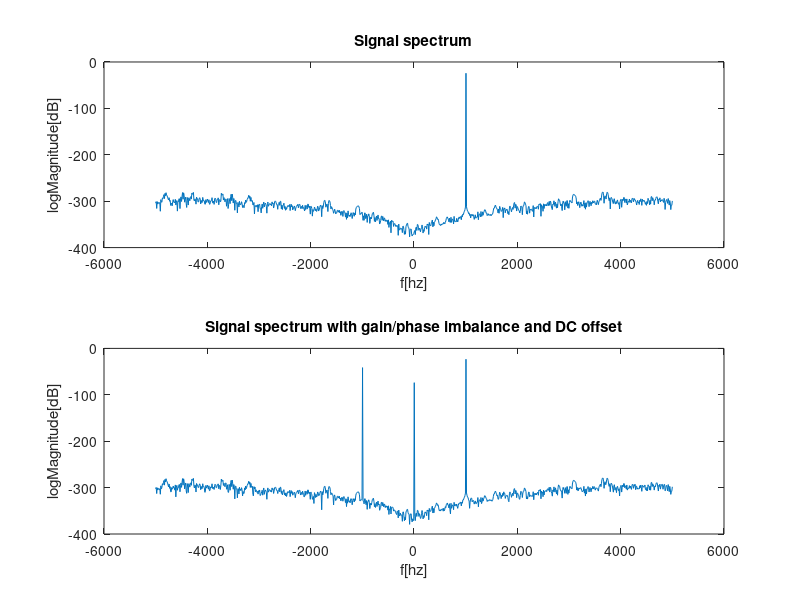
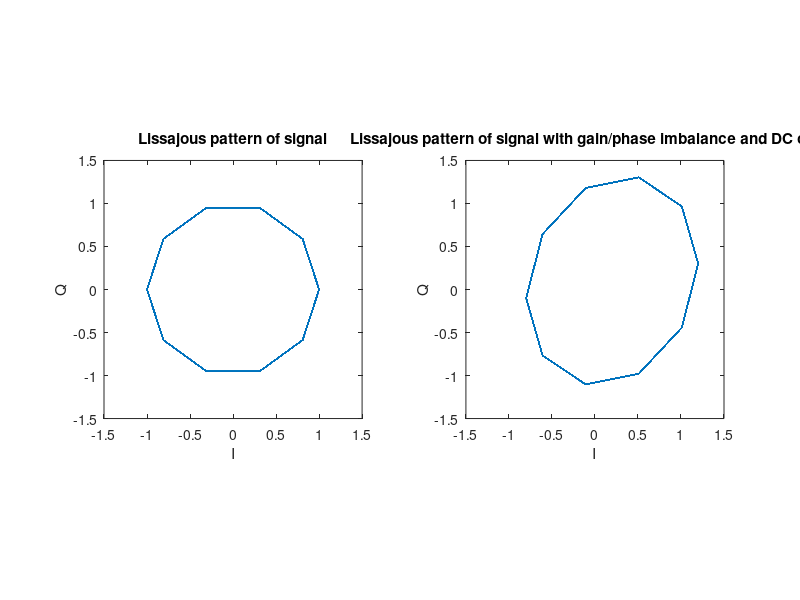

These charts were generated, in order, by the following MATLAB code: (Note: this script raises an error after producing the figures.)
clear
close all

% Task 1 a)
N = 1000;
f = 1000;
fs = 10000;
ws = fs*2*pi;
x0 = cos(2*pi*[0:999]*f/fs);
y0 = sin(2*pi*[0:999]*f/fs);
ee = 0.2;
aa = 0.2;
dc_x = 0.2;
dc_y =0.1;

x1 = x0 + dc_x;
y1 = (1+ee).*y0+aa.*x0+dc_y;



% Plot spectrum of signal
figure
ww = kaiser(1000,10)';
ww = ww/sum(ww);
subplot(2,1,1)
plot(linspace(-0.5,0.5,1000)*fs,fftshift(20*log10(abs(fft(x0+j*y0)).*ww)))
title('Signal spectrum')
xlabel('f[hz]')
ylabel('logMagnitude[dB]')

%Plot spectrum of signal with gain/phase imbalance and DC offset
subplot(2,1,2)

plot(linspace(-0.5,0.5,1000)*fs,fftshift(20*log10(abs(fft(x1+j*y1)).*ww)))
title('Signal spectrum with gain/phase imbalance and DC offset')
xlabel('f[hz]')
ylabel('logMagnitude[dB]')

% Plot Lissajous pattern of signal
figure
subplot(1,2,1)
plot(x0,imag(j*y0))
axis('square')
title('Lissajous pattern of signal')
xlabel('I')
ylabel('Q')
ylim([-1.5 1.5])
xlim([-1.5 1.5])

% Plot lissajous pattern of signal with DC offset and gain/phase imbalance
subplot(1,2,2)
plot(x1,imag(j*y1))
axis('square')
title('Lissajous pattern of signal with gain/phase imbalance and DC offset')
xlabel('I')
ylabel('Q')
ylim([-1.5 1.5])
xlim([-1.5 1.5])

% Task b)

% Run DC canceller for I
[x2, dc_hat_x_sv] = DC_canceller(x1, N, 0.01);

% Run DC canceller for Q
[y2, dc_hat_y_sv] = DC_canceller(y1, N, 0.01);

%Plot DC estimates for I and Q
figure
plot(0:N-1,dc_hat_x_sv,'r')
hold on
plot(0:N-1,dc_hat_y_sv,'b')
legend('I','Q')
title('DC Estimate for I and Q')

% Task c

% Run phase balancer
[y3, aa_hat_sv] = phase_balancer(y2,x2,N,0.01);

% Plot estimate of alpha and lissajous pattern of complex signal
figure
subplot(2,1,1)
plot(0:N-1,aa_hat_sv)
title('Estimates of alpha')
subplot(2,1,2)
plot(x2(800:end),imag(j*y3(800:end)))
axis('square')
title('Lissajous pattern of signal with corrected phase')
xlabel('I')
ylabel('Q')
ylim([-1.5 1.5])
xlim([-1.5 1.5])


% Task d

% Run gain balancer
[y4, ee_hat_sv] = gain_balancer(y3,x2,N,0.01);

% Plot epsilon estimates and lissajous pattern of complex signal
figure
subplot(2,1,1)
plot(0:N-1,ee_hat_sv)
title('Estimates of epsilon')
subplot(2,1,2)
plot(x2(800:end),imag(j*y4(800:end)))
axis('square')
title('Lissajous pattern of signal with corrected gain')
xlabel('I')
ylabel('Q')
ylim([-1.5 1.5])
xlim([-1.5 1.5])

% Task e)

N = 20000;
mu = 0.001
% Generate random QPSK data
x0=((floor(2*rand(1,N))-0.5)/0.5);
y0=((floor(2*rand(1,N))-0.5)/0.5);
x1 = x0 + dc_x;
y1 = (1+ee)*y0+aa*x0+dc_y;

% Run DC canceller for I
[x2, ~] = DC_canceller(x1, N, mu);

% Run DC canceller for Q
[y2, ~] = DC_canceller(y1, N, mu);

% Run phase balancer
[y3, ~] = phase_balancer(y2,x2,N,mu);

% Run gain balancer
[y4, ~] = gain_balancer(y3,x2,N,mu);

% Plot signal before corrupted by DC and gain/phase imbalance
figure
subplot(2,3,1)
plot_constellation(x0+j*y0,N,1,'Signal')
subplot(2,3,2)
plot_constellation(x1+j*y1,N,1,'Signal with DC offset and gain/phase imbalance')
subplot(2,3,3)
plot_constellation(x2+j*y2,N,N-1000,'DC-cancelled signal')
subplot(2,3,4)
plot_constellation(x2+j*y3,N,N-1000,'Phase-balanced signal')
subplot(2,3,5)
plot_constellation(x2+j*y4,N,N-1000,'Gain-balanced signal')

ha = axes('Position',[0 0 1 1],'Xlim',[0 1],'Ylim',[0 
1],'Box','off','Visible','off','Units','normalized', 'clipping' , 'off');

text(0.5, 1,'\bf Constellation Diagrams','HorizontalAlignment' ,'center','VerticalAlignment', 'top');

